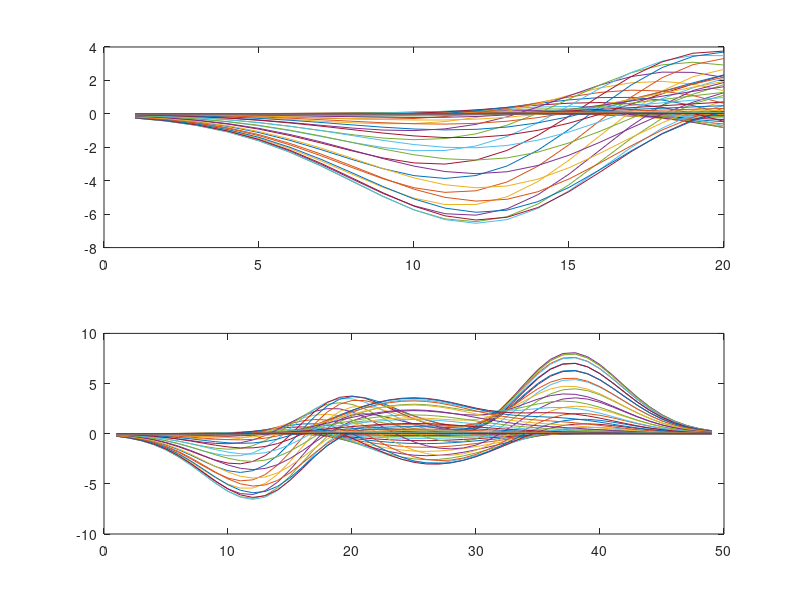

Recreate this plot in MATLAB. (Note: this script raises an error after producing the figure.)
%=============================================================================
% Copyright (c) 2016-present Allan CORNET (Nelson)
%=============================================================================
% This file is part of Nelson.
%=============================================================================
% LICENCE_BLOCK_BEGIN
% SPDX-License-Identifier: LGPL-3.0-or-later
% LICENCE_BLOCK_END
%=============================================================================
% <--WEIGHT 2-->
% <--ADV-CLI MODE-->
%=============================================================================
f = figure();
ax1 = subplot(2, 1, 1);
Z = peaks();
plot(ax1, Z(1:20, :))
ax2 = subplot(2, 1, 2);
plot(ax2, Z);
ax1.FontSize = 15;
ax2.LineWidth = 2;
asserts.istrue(ax2.Position(2) >= 0.1);
asserts.isequal(char(ax1.Box), 'on');
asserts.isequal(char(ax2.Box), 'on');
close all;
%=============================================================================
